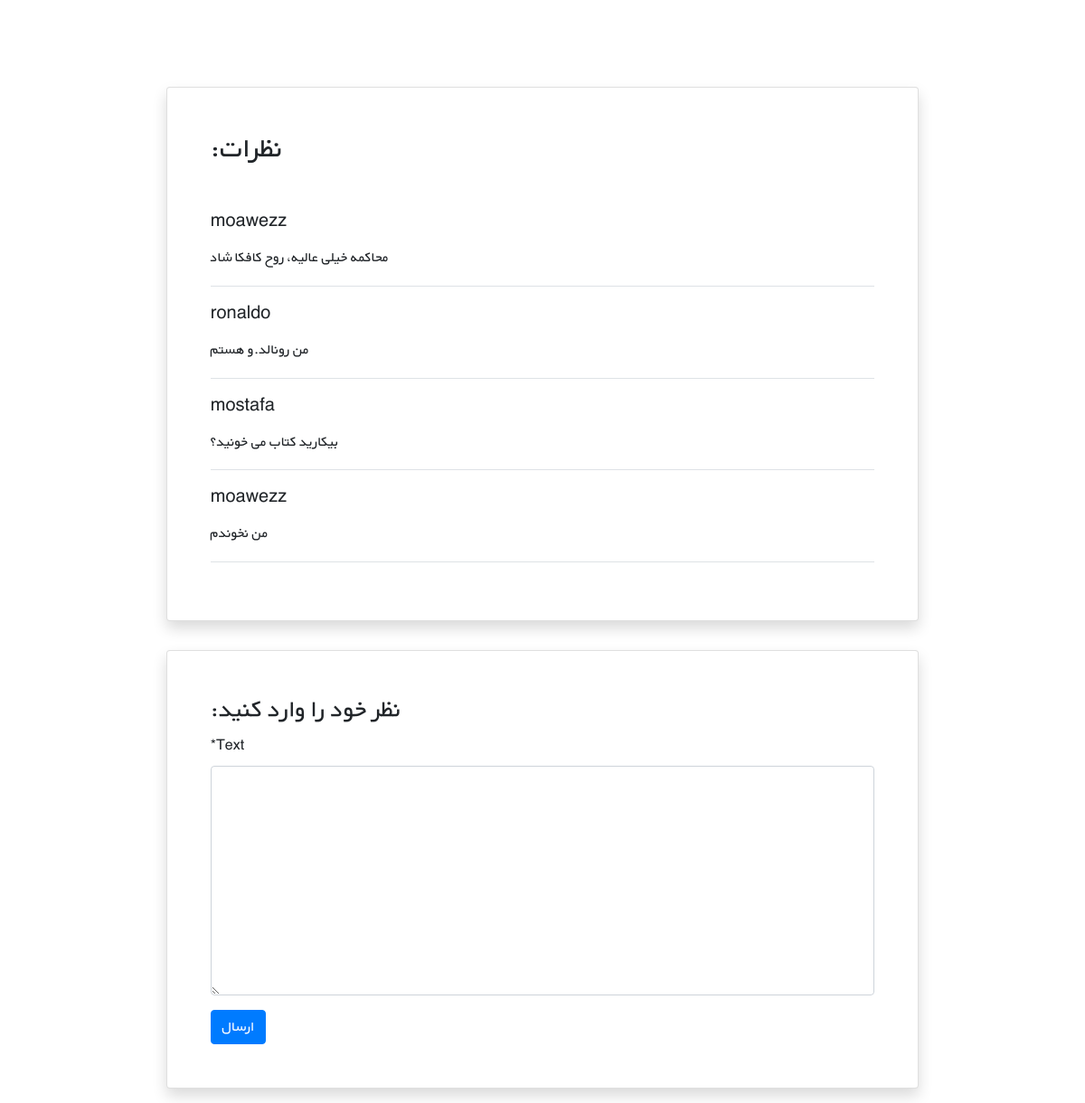
The page /books/1/ (lower part) on the database as committed earlier.
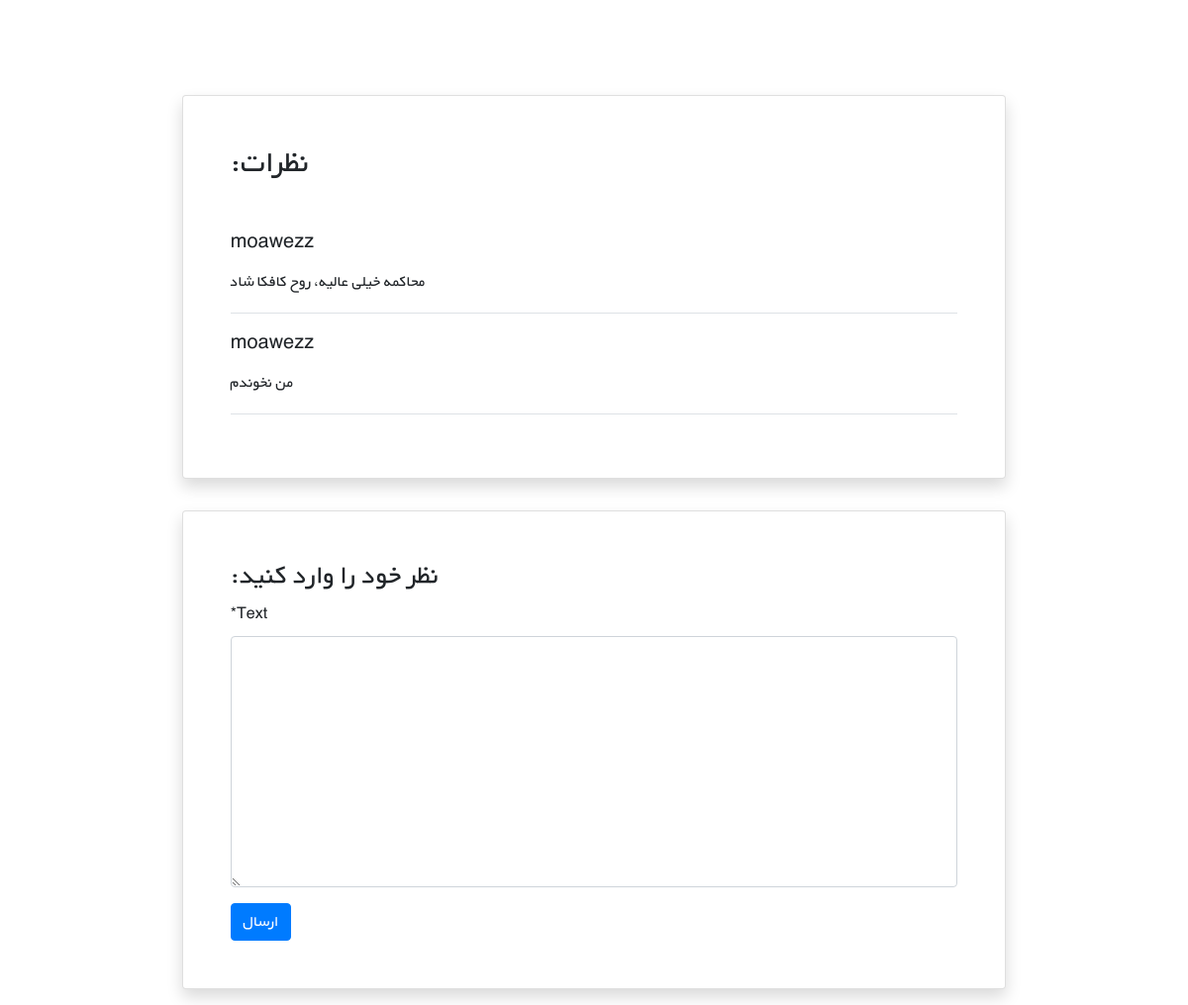
The same page on the database as committed later.
### books/models.py (models this page shows, shortened)
class Comment(models.Model):
    user = models.ForeignKey(to=get_user_model(), on_delete=models.CASCADE)
    book = models.ForeignKey(to=Book, related_name="comments", on_delete=models.CASCADE)
    text = models.TextField()
    datetime_created = models.DateTimeField(auto_now_add=True)

### accounts/models.py (models this page shows)
class CustomUser(AbstractUser):
    age = models.PositiveIntegerField(null=True, blank=True)

### books/views.py (the view)
# urls.py: path('<int:pk>/', views.book_detail_view, name='book_detail'),
def book_detail_view(request, pk):
    book = get_object_or_404(Book, pk=pk)
    book_comments = book.comments.all()
    if request.method == 'POST':
        comment_form = CommentForm(request.POST)
        if comment_form.is_valid():
            new_comment = comment_form.save(commit=False)
            new_comment.book = book
            new_comment.user = request.user
            new_comment.save()
            comment_form = CommentForm()
    else:
        comment_form = CommentForm()
    return render(request, 'books/book_detail.html', {'book': book, 'comments': book_comments, 'comment_form': comment_form})

### books/forms.py
class CommentForm(ModelForm):
    class Meta:
        model = Comment
        fields = ('text', )

### books/templates/books/book_detail.html (shortened to what this page needs)
{% extends '_base.html' %}
{% load crispy_forms_tags %}
{% block content %}
    <div class="container mt-5" dir="rtl">
        <div class="">
            <div class="">
                <div class="d-flex justify-content-center">
                    <div class="my-3 p-5 w-sm-75 w-100">
                    </div>
                </div>
                <div class="d-flex justify-content-center">
                    <div class="card shadow my-3 p-5 w-sm-75 w-100">
                        <h2 class="mb-5">نظرات:</h2>
                            {% for comment in comments %}
                                <div class="border-bottom mb-3">
                                    <h5 class="mb-3">{{comment.user}}</h5>
                                    <p>{{comment.text}}</p>
                                </div>
                            {% endfor %}
                    </div>
                </div>
                <div class="d-flex justify-content-center">
                    <div class="card shadow my-3 p-5 w-sm-75 w-100">
                        <h3>نظر خود را وارد کنید:</h3>
                        <form method="POST">
                            {{comment_form | crispy}}
                            <button type="submit" class="btn btn-primary">ارسال</button>
                        </form>
                    </div>
                </div>
            </div>
        </div>
    </div>
{% endblock content %}

Rows that differ between the two databases and show on the page:
removed Comment: user "ronaldo", text "من رونالد.و هستم"
removed Comment: user "mostafa", text "بیکارید کتاب می خونید؟"
